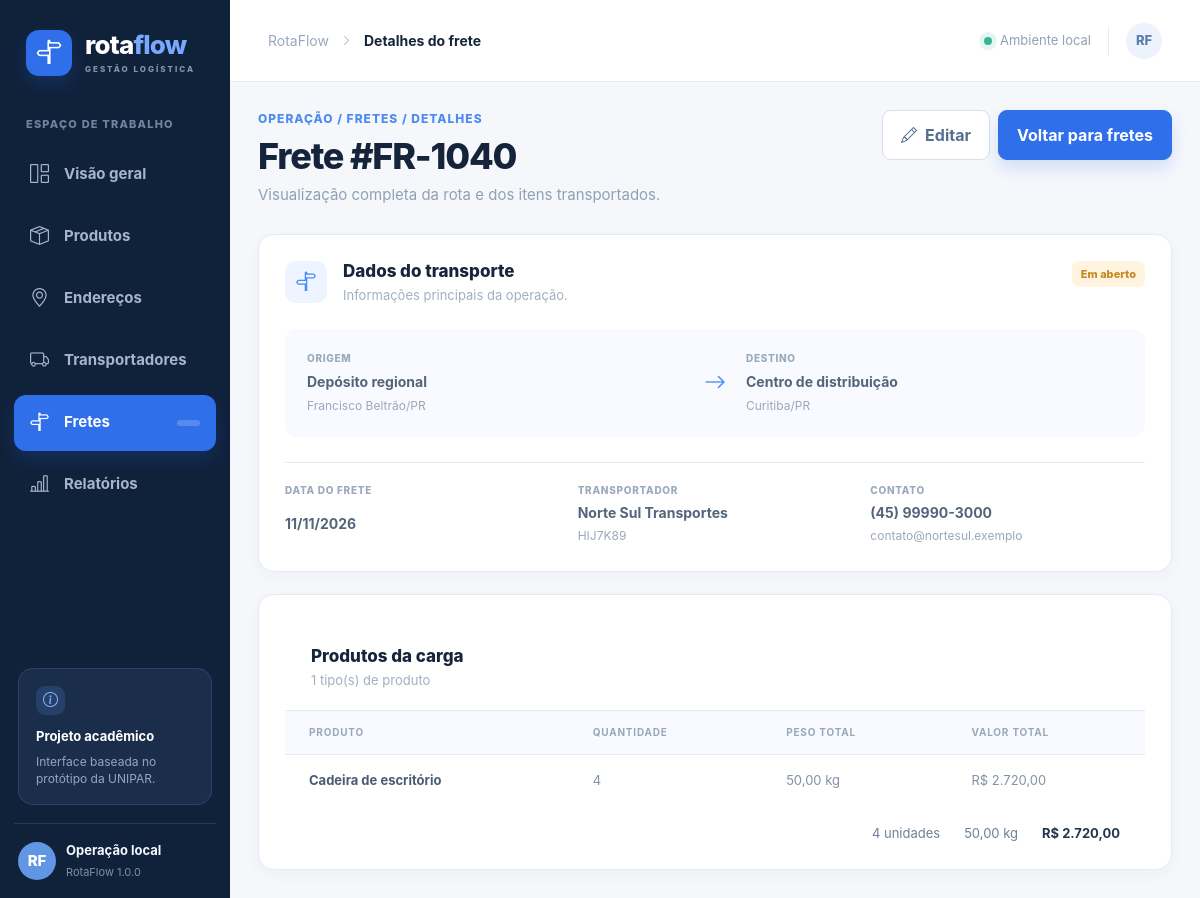
The page /index.php?route=freights/show&id=1040 on the database its author committed.
### tables this page shows
CREATE TABLE frete (
    id INT UNSIGNED NOT NULL AUTO_INCREMENT,
    origem_id INT UNSIGNED NOT NULL,
    destino_id INT UNSIGNED NOT NULL,
    transportador_id INT UNSIGNED NOT NULL,
    data_frete DATE NOT NULL,
    status VARCHAR(30) NOT NULL DEFAULT 'Em aberto',
    created_at TIMESTAMP NOT NULL DEFAULT CURRENT_TIMESTAMP,
    updated_at TIMESTAMP NOT NULL DEFAULT CURRENT_TIMESTAMP ON UPDATE CURRENT_TIMESTAMP,
    PRIMARY KEY (id),
    INDEX idx_frete_data (data_frete),
    CONSTRAINT fk_frete_origem FOREIGN KEY (origem_id) REFERENCES endereco (id) ON UPDATE CASCADE ON DELETE RESTRICT,
    CONSTRAINT fk_frete_destino FOREIGN KEY (destino_id) REFERENCES endereco (id) ON UPDATE CASCADE ON DELETE RESTRICT,
    CONSTRAINT fk_frete_transportador FOREIGN KEY (transportador_id) REFERENCES transportador (id) ON UPDATE CASCADE ON DELETE RESTRICT,
    CONSTRAINT chk_frete_status CHECK (status IN ('Em aberto', 'Em trânsito', 'Concluído', 'Cancelado'))
);

CREATE TABLE endereco (
    id INT UNSIGNED NOT NULL AUTO_INCREMENT,
    identificacao VARCHAR(150) NOT NULL,
    cep CHAR(8) NOT NULL,
    logradouro VARCHAR(180) NOT NULL,
    numero VARCHAR(20) NOT NULL,
    complemento VARCHAR(100) NULL,
    bairro VARCHAR(100) NOT NULL,
    cidade VARCHAR(100) NOT NULL,
    estado CHAR(2) NOT NULL,
    created_at TIMESTAMP NOT NULL DEFAULT CURRENT_TIMESTAMP,
    updated_at TIMESTAMP NOT NULL DEFAULT CURRENT_TIMESTAMP ON UPDATE CURRENT_TIMESTAMP,
    PRIMARY KEY (id),
    INDEX idx_endereco_cidade (cidade),
    CONSTRAINT chk_endereco_estado CHECK (CHAR_LENGTH(estado) = 2)
);

CREATE TABLE transportador (
    id INT UNSIGNED NOT NULL AUTO_INCREMENT,
    nome VARCHAR(150) NOT NULL,
    documento VARCHAR(20) NOT NULL,
    telefone VARCHAR(20) NOT NULL,
    email VARCHAR(150) NULL,
    placa_veiculo VARCHAR(8) NULL,
    created_at TIMESTAMP NOT NULL DEFAULT CURRENT_TIMESTAMP,
    updated_at TIMESTAMP NOT NULL DEFAULT CURRENT_TIMESTAMP ON UPDATE CURRENT_TIMESTAMP,
    PRIMARY KEY (id),
    UNIQUE KEY uq_transportador_documento (documento)
);

CREATE TABLE frete_produto (
    frete_id INT UNSIGNED NOT NULL,
    produto_id INT UNSIGNED NOT NULL,
    quantidade INT UNSIGNED NOT NULL,
    PRIMARY KEY (frete_id, produto_id),
    CONSTRAINT fk_frete_produto_frete FOREIGN KEY (frete_id) REFERENCES frete (id) ON UPDATE CASCADE ON DELETE CASCADE,
    CONSTRAINT fk_frete_produto_produto FOREIGN KEY (produto_id) REFERENCES produto (id) ON UPDATE CASCADE ON DELETE RESTRICT,
    CONSTRAINT chk_frete_produto_quantidade CHECK (quantidade >= 1)
);

CREATE TABLE produto (
    id INT UNSIGNED NOT NULL AUTO_INCREMENT,
    nome VARCHAR(150) NOT NULL,
    descricao VARCHAR(255) NULL,
    peso DECIMAL(10,3) NOT NULL,
    valor DECIMAL(12,2) NOT NULL DEFAULT 0.00,
    created_at TIMESTAMP NOT NULL DEFAULT CURRENT_TIMESTAMP,
    updated_at TIMESTAMP NOT NULL DEFAULT CURRENT_TIMESTAMP ON UPDATE CURRENT_TIMESTAMP,
    PRIMARY KEY (id),
    CONSTRAINT chk_produto_peso CHECK (peso > 0),
    CONSTRAINT chk_produto_valor CHECK (valor >= 0)
);

### app/helpers.php (called while the page is built, shortened)
<?php
function e(mixed $value): string
{
    return htmlspecialchars((string) ($value ?? ''), ENT_QUOTES | ENT_SUBSTITUTE, 'UTF-8');
}
function url(string $route = 'dashboard', array $query = []): string
{
    $script = str_replace('\\', '/', $_SERVER['SCRIPT_NAME'] ?? '/rotaflow/public/index.php');
    $base = rtrim(str_replace('/index.php', '', $script), '/');
    $params = array_merge(['route' => $route], $query);
    return $base . '/index.php?' . http_build_query($params);
}
function asset(string $path): string
{
    $script = str_replace('\\', '/', $_SERVER['SCRIPT_NAME'] ?? '/rotaflow/public/index.php');
    $base = rtrim(str_replace('/index.php', '', $script), '/');
    return $base . '/assets/' . ltrim($path, '/');
}
function render(string $view, array $data = []): void
{
    extract($data, EXTR_SKIP);
    $viewFile = BASE_PATH . '/app/Views/' . $view . '.php';
    require $viewFile;
    $content = ob_get_clean();
    require BASE_PATH . '/app/Views/layouts/app.php';
}
function money(float|int|string|null $value): string
{
    return 'R$ ' . number_format((float) $value, 2, ',', '.');
}
function date_br(?string $date): string
{
    return (new DateTimeImmutable($date))->format('d/m/Y');
}
function current_route(): string
{
    return trim((string) ($_GET['route'] ?? 'dashboard'), '/');
}
function active_route(string $route): string
{
    return current_route() === $route || str_starts_with(current_route(), $route . '/') ? 'active' : '';
}

### app/Controllers/FreightController.php (called while the page is built, shortened)
<?php
final class FreightController extends Controller
{
    private FreightRepository $freights;
    public function __construct()
    {
        $pdo = db();
        $this->freights = new FreightRepository($pdo);
    }
    public function show(): void
    {
        $freight = $this->freights->find((int) ($_GET['id'] ?? 0));
        render('freights/show', ['freight' => $freight]);
    }
}

### public/index.php (called while the page is built, shortened)
<?php
require dirname(__DIR__) . '/bootstrap.php';
$route = trim((string) ($_GET['route'] ?? 'dashboard'), '/');
$routes = [
    'dashboard' => [App\Controllers\DashboardController::class, 'index'],
    'products' => [App\Controllers\ProductController::class, 'index'],
    'products/save' => [App\Controllers\ProductController::class, 'save'],
    'products/delete' => [App\Controllers\ProductController::class, 'delete'],
    'addresses' => [App\Controllers\AddressController::class, 'index'],
    'addresses/save' => [App\Controllers\AddressController::class, 'save'],
    'addresses/delete' => [App\Controllers\AddressController::class, 'delete'],
    'carriers' => [App\Controllers\CarrierController::class, 'index'],
    'carriers/save' => [App\Controllers\CarrierController::class, 'save'],
    'carriers/delete' => [App\Controllers\CarrierController::class, 'delete'],
    'freights' => [App\Controllers\FreightController::class, 'index'],
    'freights/create' => [App\Controllers\FreightController::class, 'create'],
    'freights/save' => [App\Controllers\FreightController::class, 'save'],
    'freights/show' => [App\Controllers\FreightController::class, 'show'],
    'reports' => [App\Controllers\ReportController::class, 'index'],
    'reports/csv' => [App\Controllers\ReportController::class, 'csv'],
    'reports/pdf' => [App\Controllers\ReportController::class, 'pdf'],
];
try {
    [$controller, $action] = $routes[$route];
    (new $controller())->$action();
} catch (PDOException $exception) {
    http_response_code(503);
    render('layouts/error', ['message' => 'Não foi possível conectar ao banco de dados. Importe o database/schema.sql e confira config/database.local.php.']);
} catch (Throwable $exception) {
    http_response_code(500);
    render('layouts/error', ['message' => 'Ocorreu um erro inesperado. Revise os dados e tente novamente.']);
}

### bootstrap.php (called while the page is built, shortened)
<?php
require_once __DIR__ . '/config/app.php';
require_once __DIR__ . '/app/helpers.php';
spl_autoload_register(static function (string $class): void {
    $prefix = 'App\\';
    $relative = str_replace('\\', '/', substr($class, strlen($prefix)));
    $file = BASE_PATH . '/app/' . $relative . '.php';
});

### app/Repositories/FreightRepository.php (called while the page is built, shortened)
<?php
final class FreightRepository extends BaseRepository
{
    public function find(int $id): ?array
    {
        $stmt = $this->pdo->prepare('SELECT f.*, o.identificacao AS origem_nome, o.cidade AS origem_cidade, o.estado AS origem_estado,
                                            d.identificacao AS destino_nome, d.cidade AS destino_cidade, d.estado AS destino_estado,
                                            t.nome AS transportador_nome, t.documento AS transportador_documento,
                                            t.telefone AS transportador_telefone, t.email AS transportador_email,
                                            t.placa_veiculo
                                     FROM frete f
                                     INNER JOIN endereco o ON o.id = f.origem_id
                                     INNER JOIN endereco d ON d.id = f.destino_id
                                     INNER JOIN transportador t ON t.id = f.transportador_id
                                     WHERE f.id = :id');
        $stmt->execute(['id' => $id]);
        $freight = $stmt->fetch();
        $items = $this->pdo->prepare('SELECT fp.produto_id, fp.quantidade, p.nome, p.peso, p.valor,
                                             (fp.quantidade * p.peso) AS peso_total,
                                             (fp.quantidade * p.valor) AS valor_total
                                      FROM frete_produto fp
                                      INNER JOIN produto p ON p.id = fp.produto_id
                                      WHERE fp.frete_id = :frete_id
                                      ORDER BY p.nome');
        $items->execute(['frete_id' => $id]);
        $freight['items'] = $items->fetchAll();
        return $freight;
    }
}

### app/Views/freights/show.php (the view)
<?php $title = 'Detalhes do frete'; $freightCount = null; $totalWeight = array_sum(array_map(static fn (array $item): float => (float) $item['peso_total'], $freight['items'])); $totalValue = array_sum(array_map(static fn (array $item): float => (float) $item['valor_total'], $freight['items'])); $totalQuantity = array_sum(array_map(static fn (array $item): int => (int) $item['quantidade'], $freight['items'])); ?>
<section class="page-heading"><div><p class="eyebrow">OPERAÇÃO / FRETES / DETALHES</p><h1>Frete #FR-<?= e($freight['id']) ?></h1><p class="subheading">Visualização completa da rota e dos itens transportados.</p></div><div class="d-flex gap-2"><a class="btn btn-outline-primary" href="<?= e(url('freights/create', ['edit' => $freight['id']])) ?>"><i class="bi bi-pencil me-2"></i>Editar</a><a class="btn btn-primary" href="<?= e(url('freights')) ?>">Voltar para fretes</a></div></section>
<div class="detail-grid"><div class="surface detail-card"><div class="inner-head"><span class="round-icon"><i class="bi bi-signpost-split"></i></span><div><h2>Dados do transporte</h2><p>Informações principais da operação.</p></div><span class="status-pill <?= $freight['status'] === 'Em aberto' ? 'pending' : '' ?> ms-auto"><?= e($freight['status']) ?></span></div><div class="detail-route"><div><small>ORIGEM</small><strong><?= e($freight['origem_nome']) ?></strong><span><?= e($freight['origem_cidade']) ?>/<?= e($freight['origem_estado']) ?></span></div><i class="bi bi-arrow-right"></i><div><small>DESTINO</small><strong><?= e($freight['destino_nome']) ?></strong><span><?= e($freight['destino_cidade']) ?>/<?= e($freight['destino_estado']) ?></span></div></div><div class="detail-meta"><div><small>DATA DO FRETE</small><strong><?= e(date_br($freight['data_frete'])) ?></strong></div><div><small>TRANSPORTADOR</small><strong><?= e($freight['transportador_nome']) ?></strong><span><?= e($freight['placa_veiculo'] ?: 'Placa não informada') ?></span></div><div><small>CONTATO</small><strong><?= e($freight['transportador_telefone']) ?></strong><span><?= e($freight['transportador_email']) ?></span></div></div></div><div class="surface detail-card"><div class="card-header"><div><h2>Produtos da carga</h2><p><?= e(count($freight['items'])) ?> tipo(s) de produto</p></div></div><div class="table-wrap"><table class="data-table"><thead><tr><th>PRODUTO</th><th>QUANTIDADE</th><th>PESO TOTAL</th><th>VALOR TOTAL</th></tr></thead><tbody><?php foreach ($freight['items'] as $item): ?><tr><td><span class="cell-strong"><?= e($item['nome']) ?></span></td><td><?= e($item['quantidade']) ?></td><td><?= e(number_format((float) $item['peso_total'], 2, ',', '.')) ?> kg</td><td><?= e(money($item['valor_total'])) ?></td></tr><?php endforeach; ?></tbody></table></div><div class="summary-inline"><span><?= e($totalQuantity) ?> unidades</span><span><?= e(number_format($totalWeight, 2, ',', '.')) ?> kg</span><strong><?= e(money($totalValue)) ?></strong></div></div></div>

### app/Views/layouts/app.php (shortened to what this page needs)
<?php
$title = $title ?? 'RotaFlow';
?>
<!doctype html>
<html lang="pt-BR">
<head>
    <link href="https://cdn.jsdelivr.net/npm/bootstrap@5.3.3/dist/css/bootstrap.min.css" rel="stylesheet">
    <link href="https://cdn.jsdelivr.net/npm/bootstrap-icons@1.11.3/font/bootstrap-icons.min.css" rel="stylesheet">
    <link rel="stylesheet" href="<?= e(asset('css/app.css')) ?>">
</head>
<body>
<div class="app-shell">
    <?php require BASE_PATH . '/app/Views/partials/sidebar.php'; ?>
    <div class="main-area">
        <header class="topbar">
            <div class="crumb"><span>RotaFlow</span><i class="bi bi-chevron-right"></i><strong><?= e($title) ?></strong></div>
            <div class="top-actions"><span class="environment"><span class="pulse"></span> Ambiente local</span><span class="top-divider"></span><div class="user-avatar">RF</div></div>
        </header>
        <main class="main-content">
            <?= $content ?>
        </main>
    </div>
</div>
</body>
</html>

### app/Views/partials/sidebar.php
<aside class="sidebar">
    <a class="brand text-decoration-none" href="<?= e(url('dashboard')) ?>">
        <span class="brand-symbol"><i class="bi bi-signpost-split"></i></span>
        <span><span class="brand-name">rota<span>flow</span></span><small>GESTÃO LOGÍSTICA</small></span>
    </a>
    <div class="sidebar-label">ESPAÇO DE TRABALHO</div>
    <nav class="nav-list" aria-label="Navegação principal">
        <a class="nav-link <?= e(active_route('dashboard')) ?>" href="<?= e(url('dashboard')) ?>"><i class="bi bi-grid-1x2"></i> Visão geral</a>
        <a class="nav-link <?= e(active_route('products')) ?>" href="<?= e(url('products')) ?>"><i class="bi bi-box-seam"></i> Produtos</a>
        <a class="nav-link <?= e(active_route('addresses')) ?>" href="<?= e(url('addresses')) ?>"><i class="bi bi-geo-alt"></i> Endereços</a>
        <a class="nav-link <?= e(active_route('carriers')) ?>" href="<?= e(url('carriers')) ?>"><i class="bi bi-truck"></i> Transportadores</a>
        <a class="nav-link <?= e(active_route('freights')) ?>" href="<?= e(url('freights')) ?>"><i class="bi bi-signpost-split"></i> Fretes <span class="nav-counter"><?= e((string) ($freightCount ?? '')) ?></span></a>
        <a class="nav-link <?= e(active_route('reports')) ?>" href="<?= e(url('reports')) ?>"><i class="bi bi-bar-chart-line"></i> Relatórios</a>
    </nav>
    <div class="sidebar-bottom">
        <div class="helper-card"><div class="helper-icon"><i class="bi bi-info-circle"></i></div><strong>Projeto acadêmico</strong><span>Interface baseada no protótipo da UNIPAR.</span></div>
        <div class="side-profile"><div class="avatar">RF</div><div><strong>Operação local</strong><small>RotaFlow <?= e(APP_VERSION) ?></small></div></div>
    </div>
</aside>

### rows shown on the page
frete: id "1040", status "Em aberto", origem.identificacao "Depósito regional", origem.cidade "Francisco Beltrão", origem.estado "PR", destino.identificacao "Centro de distribuição", destino.cidade "Curitiba", destino.estado "PR", data_frete "11/11/2026", transportador.nome "Norte Sul Transportes", transportador.placa_veiculo "HIJ7K89", transportador.telefone "(45) 99990-3000", transportador.email "contato@nortesul.exemplo"
frete_produto: produto.nome "Cadeira de escritório", quantidade "4", peso_total "50,00", valor_total "R$ 2.720,00"

### other values the page prints
APP_VERSION "1.0.0"
$title "Detalhes do frete"
count($freight['items']) "1"
$totalWeight "50,00"
money($totalValue) "R$ 2.720,00"
